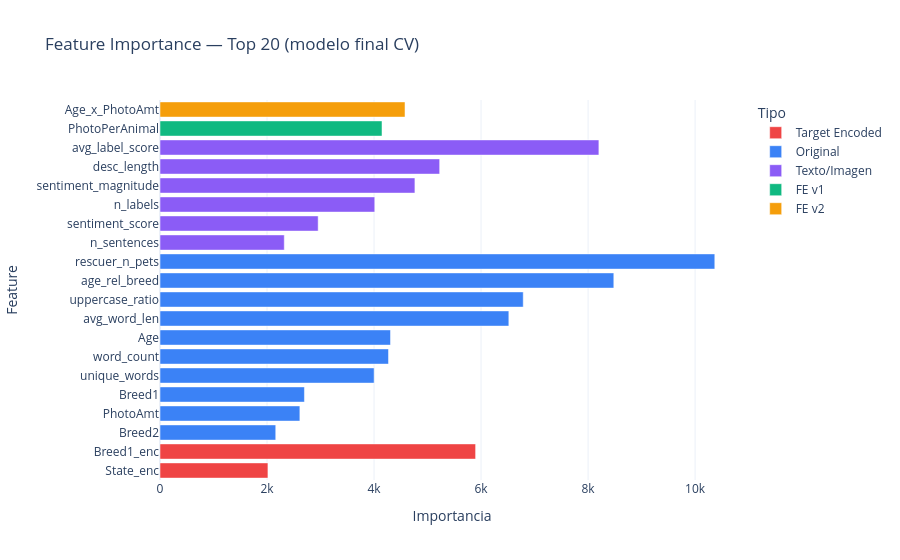

Notebook source saved alongside this figure:
### Markdown cell above
## Sección F: Feature Importance final

### Code cell
import plotly.express as px

# Usar el último modelo del fold para la importancia
fi = pd.DataFrame({'Feature': ALL_FEATURES, 'Importancia': m.feature_importance(importance_type='gain')})
fi = fi.sort_values('Importancia', ascending=False).head(20)

# Clasificar por tipo
tipo_map = {**{f:'Original' for f in features_base},
            **{f:'FE v1' for f in features_fe1},
            **{f:'FE v2' for f in features_fe2},
            **{f:'Texto/Imagen' for f in features_fe3},
            **{f:'Target Encoded' for f in features_encoded}}
fi['Tipo'] = fi['Feature'].map(tipo_map).fillna('Original')

px.bar(fi.sort_values('Importancia'), x='Importancia', y='Feature', orientation='h',
       title='Feature Importance — Top 20 (modelo final CV)',
       color='Tipo', template='plotly_white',
       color_discrete_map={'Original':'#3b82f6','FE v1':'#10b981',
                           'FE v2':'#f59e0b','Texto/Imagen':'#8b5cf6',
                           'Target Encoded':'#ef4444'}).show()

### Figure 1 — Plotly figure (JSON) as saved in the notebook; plotly's stock layout.template omitted (floating-point values rounded to 4 significant figures)
{"data": [{"hovertemplate": "Tipo=Target Encoded<br>Importancia=%{x}<br>Feature=%{y}<extra></extra>", "legendgroup": "Target Encoded", "marker": {"color": "#ef4444", "pattern": {"shape": ""}}, "name": "Target Encoded", "orientation": "h", "showlegend": true, "textposition": "auto", "type": "bar", "x": [2017.0, 5898.0], "xaxis": "x", "y": ["State_enc", "Breed1_enc"], "yaxis": "y"}, {"hovertemplate": "Tipo=Original<br>Importancia=%{x}<br>Feature=%{y}<extra></extra>", "legendgroup": "Original", "marker": {"color": "#3b82f6", "pattern": {"shape": ""}}, "name": "Original", "orientation": "h", "showlegend": true, "textposition": "auto", "type": "bar", "x": [2163.0, 2614.0, 2699.0, 4002.0, 4270.0, 4308.0, 6519.0, 6788.0, 8481.0, 10370.0], "xaxis": "x", "y": ["Breed2", "PhotoAmt", "Breed1", "unique_words", "word_count", "Age", "avg_word_len", "uppercase_ratio", "age_rel_breed", "rescuer_n_pets"], "yaxis": "y"}, {"hovertemplate": "Tipo=Texto/Imagen<br>Importancia=%{x}<br>Feature=%{y}<extra></extra>", "legendgroup": "Texto/Imagen", "marker": {"color": "#8b5cf6", "pattern": {"shape": ""}}, "name": "Texto/Imagen", "orientation": "h", "showlegend": true, "textposition": "auto", "type": "bar", "x": [2323.0, 2956.0, 4014.0, 4764.0, 5226.0, 8202.0], "xaxis": "x", "y": ["n_sentences", "sentiment_score", "n_labels", "sentiment_magnitude", "desc_length", "avg_label_score"], "yaxis": "y"}, {"hovertemplate": "Tipo=FE v1<br>Importancia=%{x}<br>Feature=%{y}<extra></extra>", "legendgroup": "FE v1", "marker": {"color": "#10b981", "pattern": {"shape": ""}}, "name": "FE v1", "orientation": "h", "showlegend": true, "textposition": "auto", "type": "bar", "x": [4149.0], "xaxis": "x", "y": ["PhotoPerAnimal"], "yaxis": "y"}, {"hovertemplate": "Tipo=FE v2<br>Importancia=%{x}<br>Feature=%{y}<extra></extra>", "legendgroup": "FE v2", "marker": {"color": "#f59e0b", "pattern": {"shape": ""}}, "name": "FE v2", "orientation": "h", "showlegend": true, "textposition": "auto", "type": "bar", "x": [4579.0], "xaxis": "x", "y": ["Age_x_PhotoAmt"], "yaxis": "y"}], "layout": {"barmode": "relative", "legend": {"title": {"text": "Tipo"}, "tracegroupgap": 0}, "title": {"text": "Feature Importance — Top 20 (modelo final CV)"}, "xaxis": {"anchor": "y", "domain": [0.0, 1.0], "title": {"text": "Importancia"}}, "yaxis": {"anchor": "x", "domain": [0.0, 1.0], "title": {"text": "Feature"}}}}
